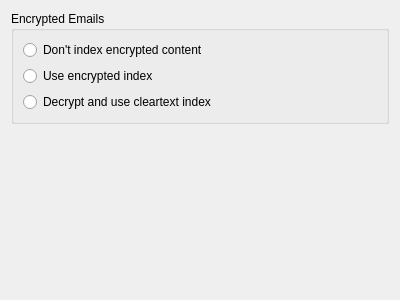
<?xml version="1.0" encoding="UTF-8"?>
<ui version="4.0">
 <class>ConfigDialog</class>
 <widget class="QWidget" name="ConfigDialog">
  <property name="geometry">
   <rect>
    <x>0</x>
    <y>0</y>
    <width>400</width>
    <height>300</height>
   </rect>
  </property>
  <layout class="QVBoxLayout" name="verticalLayout_2">
   <item>
    <widget class="KButtonGroup" name="kcfg_IndexEncryptedContent">
     <property name="title">
      <string>Encrypted Emails</string>
     </property>
     <property name="current" stdset="0">
      <number>0</number>
     </property>
     <layout class="QVBoxLayout" name="verticalLayout">
      <item>
       <widget class="QRadioButton" name="noIndexing">
        <property name="text">
         <string>Don't index encrypted content</string>
        </property>
       </widget>
      </item>
      <item>
       <widget class="QRadioButton" name="encryptedIndex">
        <property name="text">
         <string>Use encrypted index</string>
        </property>
       </widget>
      </item>
      <item>
       <widget class="QRadioButton" name="cleartextIndex">
        <property name="text">
         <string>Decrypt and use cleartext index</string>
        </property>
       </widget>
      </item>
     </layout>
    </widget>
   </item>
   <item>
    <spacer name="verticalSpacer">
     <property name="orientation">
      <enum>Qt::Vertical</enum>
     </property>
     <property name="sizeHint" stdset="0">
      <size>
       <width>20</width>
       <height>172</height>
      </size>
     </property>
    </spacer>
   </item>
  </layout>
 </widget>
 <customwidgets>
  <customwidget>
   <class>KButtonGroup</class>
   <extends>QGroupBox</extends>
   <header>kbuttongroup.h</header>
   <container>1</container>
  </customwidget>
 </customwidgets>
 <resources/>
 <connections/>
</ui>
